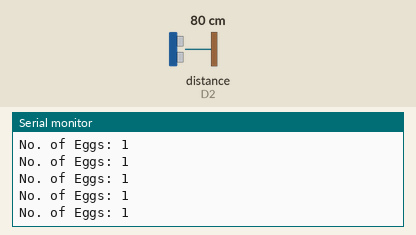
Simulated run of this sketch. Board: ESP8266 (NodeMCU). Shown: the last lines printed to the serial monitor. Wiring (inferred from the names in the program): ultrasonic range finder: trigger D1; echo D2. The inputs (shaded band) are chosen by the test bench; at power-on: distance to the obstacle (sensor on D2) 80 cm. The echo pulse lasts 58.3 µs per cm; WiFi joins after 1.5 s; servers stay silent unless stated.

Above: at 3.0 s.
3.1 s: distance to the obstacle (sensor on D2) set to 4 cm
At 3.4 s:
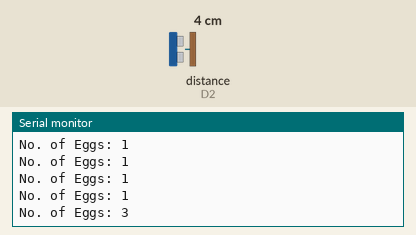
4.6 s: distance to the obstacle (sensor on D2) set to 9 cm
At 4.61 s:
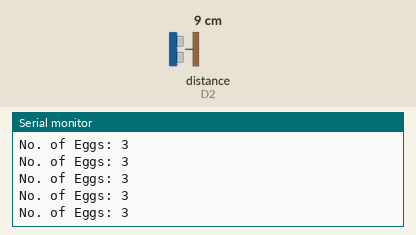
Timing chart, 0 to 7.6 s (numbered marks = the images above; inputs shaded):
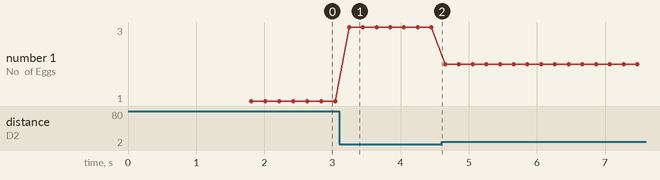

The sketch:

Ultrasonic_distance.ino
```cpp
#define BLYNK_PRINT Serial


#include <ESP8266WiFi.h>
#include <BlynkSimpleEsp8266.h>
#define TRIGGERPIN D1
#define ECHOPIN    D2
// You should get Auth Token in the Blynk App.
// Go to the Project Settings (nut icon).
char auth[] = "XH8FggY90xQFzRQkYm005LW-tR_D-ggx";

// Your WiFi credentials.
// Set password to "" for open networks.
char ssid[] = "PSCHAHAR";//your wifi name
char pass[] = "dkcpp9109n"; //your wifi password
int eggs=0;
WidgetLCD lcd(V1);

void setup()
{
  // Debug console
  Serial.begin(9600);
 pinMode(TRIGGERPIN, OUTPUT);
  pinMode(ECHOPIN, INPUT);
  Blynk.begin(auth, ssid, pass);
  // You can also specify server:
  //Blynk.begin(auth, ssid, pass, "blynk-cloud.com", 8442);
  //Blynk.begin(auth, ssid, pass, IPAddress(192,168,1,100), 8442);

  lcd.clear(); //Use it to clear the LCD Widget
  lcd.print(0, 0, "No of Eggs:"); // use: (position X: 0-15, position Y: 0-1, "Message you want to print")
  // Please use timed events when LCD printintg in void loop to avoid sending too many commands
  // It will cause a FLOOD Error, and connection will be dropped
}

void loop()
{
  lcd.clear();
  lcd.print(2, 0, "Eggs in tray"); // use: (position X: 0-15, position Y: 0-1, "Message you want to print")
  long duration, distance;
  digitalWrite(TRIGGERPIN, LOW);
  delayMicroseconds(3);

  digitalWrite(TRIGGERPIN, HIGH);
  delayMicroseconds(12);

  digitalWrite(TRIGGERPIN, LOW);
  duration = pulseIn(ECHOPIN, HIGH);
  distance = (duration/2) / 29.1;
  if (distance <= 5 && distance>=2) {
  eggs=3;
  Serial.println("No. of Eggs: 3");
   lcd.print(7, 1, eggs);
  }
  else if (distance >=7 && distance<=10) {
    eggs=2;
  Serial.println("No. of Eggs: 2");
  lcd.print(7, 1, eggs);
  }
  else {
    Serial.println("No. of Eggs: 1");
    eggs=1;
    lcd.print(7, 1, eggs);
  }


  Blynk.run();

  delay(200);

}
```

Measured:
- after the input at 3.1 s, the serial monitor: prints a new line after 0.14 s (image 1)
- plotted number 1: 1 → 3 after the input at 3.1 s, 3 → 2 after the input at 4.6 s
